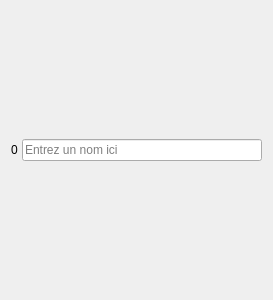
<?xml version="1.0" encoding="UTF-8"?>
<ui version="4.0">
 <class>QYamsStartPlayerNameInputWidget</class>
 <widget class="QWidget" name="QYamsStartPlayerNameInputWidget">
  <property name="geometry">
   <rect>
    <x>0</x>
    <y>0</y>
    <width>273</width>
    <height>300</height>
   </rect>
  </property>
  <property name="windowTitle">
   <string>QYamsStartPlayerNameInputWidget</string>
  </property>
  <layout class="QHBoxLayout" name="horizontalLayout">
   <property name="spacing">
    <number>4</number>
   </property>
   <item>
    <widget class="QLabel" name="lblPlayerNbr">
     <property name="text">
      <string>0</string>
     </property>
    </widget>
   </item>
   <item>
    <widget class="QLineEdit" name="iptPlayerName">
     <property name="inputMask">
      <string/>
     </property>
     <property name="text">
      <string/>
     </property>
     <property name="placeholderText">
      <string>Entrez un nom ici</string>
     </property>
    </widget>
   </item>
  </layout>
 </widget>
 <resources/>
 <connections/>
</ui>
